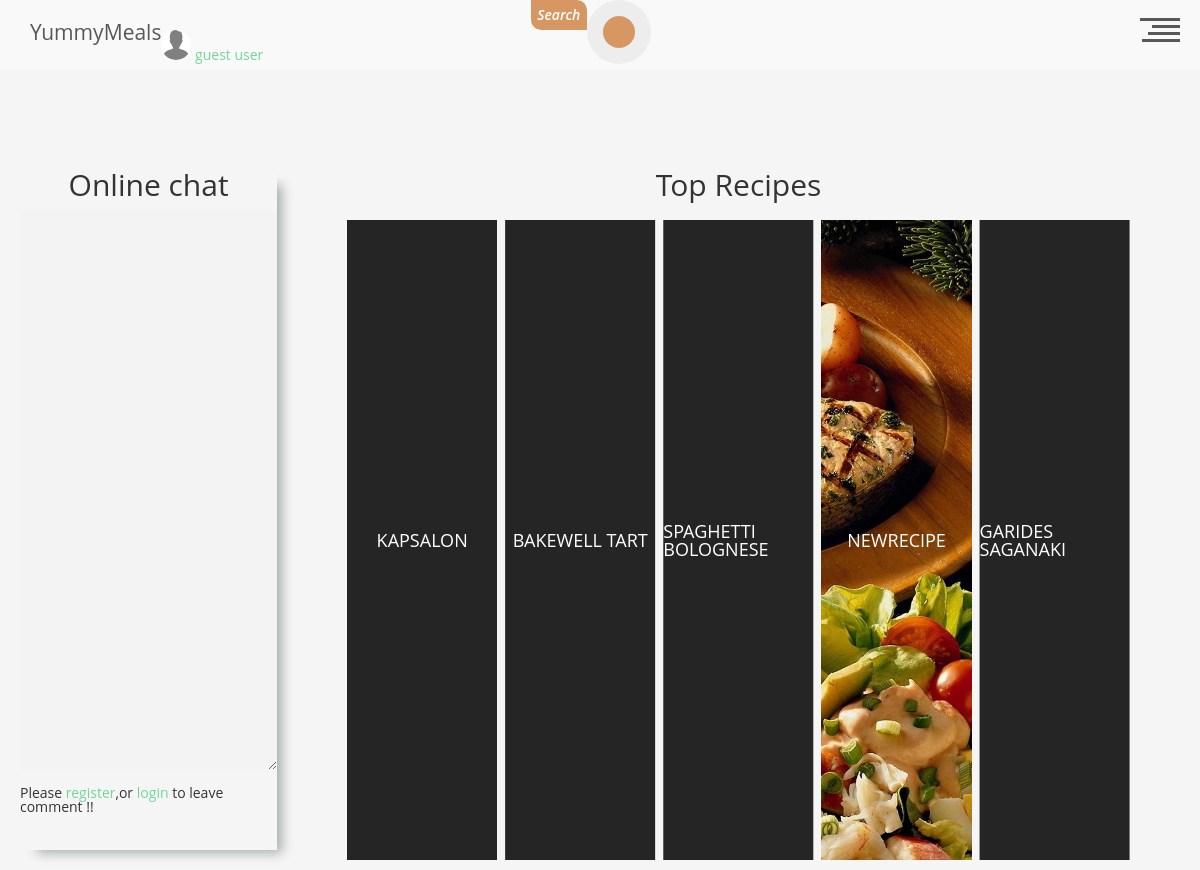
The page / on the database its author committed.
### app/meals/models.py (models this page shows, shortened)
class Meal(db.Model):
    __tablename__ = 'meal'
    id = Column(Integer, primary_key=True)
    name = Column(String)
    category_id = Column(Integer, ForeignKey('category.id'))
    area_id = Column(Integer, ForeignKey('area.id'))
    author_id = Column(Integer, ForeignKey('user.id'), default=1)
    instructions = Column(String)
    img_link = Column(String, default='default.jpg')
    tags = Column(String)
    video_link = Column(String)
    date_posted = Column(db.DateTime, nullable=False, default=datetime.utcnow)
    area = relationship("Area")
    category = relationship("Category")
    user = relationship("User")

### app/index/routes.py (the view)
@index_bp.route('/')
def index():
    mydict = {}
    for record in User_Favorite.query.all():
        mydict[record.meal_id] = len(User_Favorite.query.
                                     filter_by(meal_id=record.meal_id).all())
    res = dict(sorted(mydict.items(), key=itemgetter(1), reverse=True)[:5])
    tops = Meal.query.filter(Meal.id.in_(list(res.keys()))).all()
    tops = sorted(tops, key=lambda o: list(res.keys()).index(o.id))
    name = 'Guest'
    if current_user.is_authenticated:
        name =  current_user.username
    room =  'main_room'
    session['name'] = name
    session['room'] = room
    name = session.get('name', '')
    room = session.get('room', '')
    return render_template(
        'index_page.html',
        tops=tops,
        name=name,
        room=room)

### app/index/templates/index_page.html (shortened to what this page needs)
{% extends 'base.html' %}
{% block content %}
<link rel="stylesheet" href="{{url_for('index.static',filename='css/index.css') }}">
<link rel="stylesheet" type="text/css" href="{{url_for('index.static',filename='css/emoji/jquery.emojipicker.css') }}">
<div class="main_wrapper" style="display:flex; padding:20px auto;">
<div class='chat_sidebar' style="width:29%; margin-top:100px;">
  <link rel="stylesheet" type="text/css" href="{{url_for('index.static',filename='css/emoji/jquery.emojipicker.a.css') }}">
        <h1 style="font-size:30px;text-align:center;margin-bottom:10px;">Online chat</h1>
        <textarea id="chat" cols="80" rows="40" style="width:100%;" disabled></textarea><br><br>
        {% if current_user.is_authenticated %}
          <input id="text" size="80" placeholder="Enter your message here" style="width:100%; height:55px;"><br><br>
        {% else %}
          <p>Please <a href="{{url_for('users.register')}}">register</a>,or  <a href="{{url_for('users.login')}}">login</a> to leave comment !!</p>
        {% endif %}
</div>
<div class="cont s--inactive" style="width:100%;">
  <h1 style="font-size:30px;text-align:center;margin:20px auto;">Top Recipes</h1>
  <div class="cont__inner">
  {% for rec in range(tops|length)  %}
    <div class="el">
      <div class="el__overflow">
        <div class="el__inner">
          <div class="el__bg" style="background:url('{{tops[rec].img_link}}');background-size: cover"></div>
          <div class="el__preview-cont">
            <h2 class="el__heading">{{tops[rec].name}}</h2>
          </div>
        </div>
      </div>
      <div class="el__index">
        <div class="el__index-front">
        </div>
      </div>
    </div>
  {% endfor %}
  </div>
</div>
</div>
{% endblock content %}

### app/index/static/css/base.css (style rules this page uses)
* { margin: 0; padding: 0; outline: none; box-sizing: border-box; }
body { background-color: #ededed; }

### app/index/static/css/header.css (style rules this page uses)
html, div, span, applet, object, iframe, h1, h2, h3, h4, h5, h6, p, blockquote, pre, a, abbr, acronym, address, big, cite, code, del, dfn, em, img, ins, kbd, q, s, samp, small, strike, strong, sub, sup, tt, var, b, u, i, center, dl, dt, dd, ol, ul, li, fieldset, form, label, legend, table, caption, tbody, tfoot, thead, tr, th, td, article, aside, canvas, details, embed, figure, figcaption, footer, header, hgroup, menu, nav, output, ruby, section, summary, time, mark, audio, video { margin: 0; padding: 0; border: 0; font-size: 100%; font: inherit; vertical-align: baseline; }
body { line-height: 1; }
html * { -webkit-font-smoothing: antialiased; -moz-osx-font-smoothing: grayscale; }
*, *:after, *:before { -webkit-box-sizing: border-box; -moz-box-sizing: border-box; box-sizing: border-box; }
html, body { height: 100%; }
a { color: #72d69a; text-decoration: none; transition: color .2s ease-out; }
* { outline: none; border: none; padding: 0; }

### rows shown on the page
Meal: name "KAPSALON"
Meal: name "BAKEWELL TART"
Meal: name "SPAGHETTI BOLOGNESE"
Meal: img_link (placeholder picture), name "NEWRECIPE"
Meal: name "GARIDES SAGANAKI"
